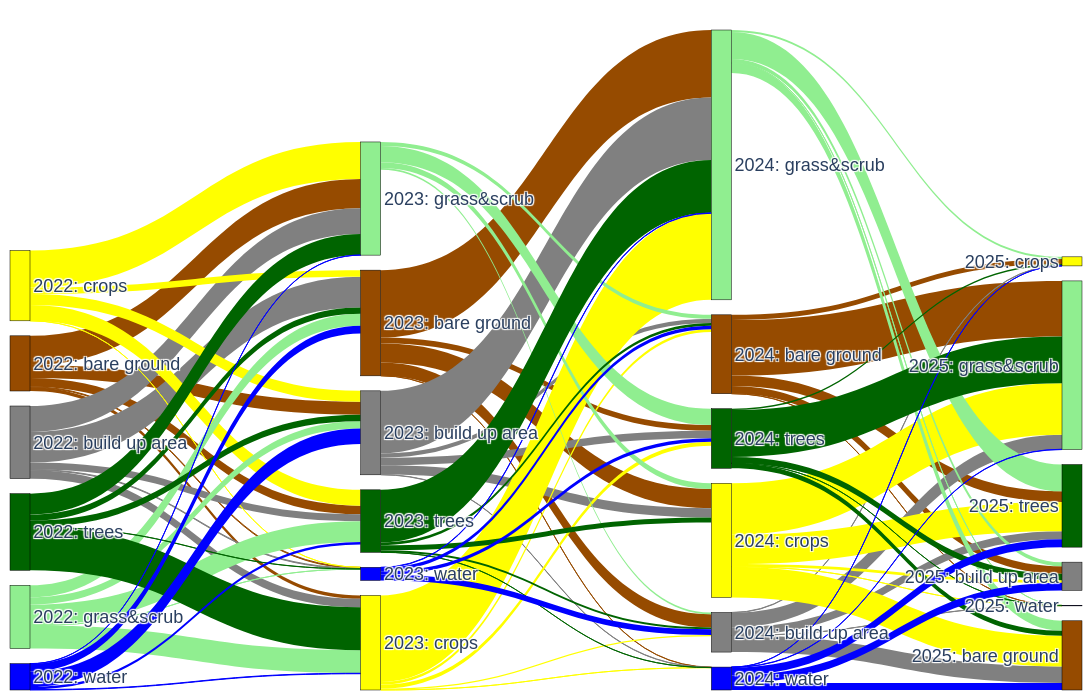

Here is the notebook cell this chart was saved with:
### Code cell
year_steps = ["2022", "2023", "2024", "2025"]
build_full_sankey_colored(df_summary, ordered_classes, year_steps)

### Figure 1 — Plotly figure (JSON) as saved in the notebook; plotly's stock layout.template omitted (floating-point values rounded to 4 significant figures)
{"data": [{"arrangement": "snap", "link": {"color": ["#964B00", "#964B00", "#964B00", "#964B00", "#964B00", "#808080", "#808080", "#808080", "#808080", "#808080", "#FFFF00", "#FFFF00", "#FFFF00", "#FFFF00", "#FFFF00", "#90EE90", "#90EE90", "#90EE90", "#90EE90", "#90EE90", "#006400", "#006400", "#006400", "#006400", "#006400", "#0000FF", "#0000FF", "#0000FF", "#0000FF", "#0000FF", "#964B00", "#964B00", "#964B00", "#964B00", "#964B00", "#808080", "#808080", "#808080", "#808080", "#808080", "#FFFF00", "#FFFF00", "#FFFF00", "#FFFF00", "#FFFF00", "#90EE90", "#90EE90", "#90EE90", "#90EE90", "#006400", "#006400", "#006400", "#006400", "#006400", "#0000FF", "#0000FF", "#0000FF", "#0000FF", "#964B00", "#964B00", "#964B00", "#964B00", "#964B00", "#808080", "#808080", "#808080", "#808080", "#808080", "#FFFF00", "#FFFF00", "#FFFF00", "#FFFF00", "#FFFF00", "#90EE90", "#90EE90", "#90EE90", "#90EE90", "#90EE90", "#006400", "#006400", "#006400", "#006400", "#006400", "#0000FF", "#0000FF", "#0000FF", "#0000FF", "#0000FF"], "source": [4, 4, 4, 4, 4, 3, 3, 3, 3, 3, 2, 2, 2, 2, 2, 0, 0, 0, 0, 0, 1, 1, 1, 1, 1, 5, 5, 5, 5, 5, 10, 10, 10, 10, 10, 9, 9, 9, 9, 9, 8, 8, 8, 8, 8, 6, 6, 6, 6, 7, 7, 7, 7, 7, 11, 11, 11, 11, 16, 16, 16, 16, 16, 15, 15, 15, 15, 15, 14, 14, 14, 14, 14, 12, 12, 12, 12, 12, 13, 13, 13, 13, 13, 17, 17, 17, 17, 17], "target": [9, 8, 6, 7, 11, 10, 8, 6, 7, 11, 10, 9, 6, 7, 11, 10, 9, 8, 7, 11, 10, 9, 8, 6, 11, 10, 9, 8, 6, 7, 15, 14, 12, 13, 17, 16, 14, 12, 13, 17, 16, 15, 12, 13, 17, 16, 15, 14, 13, 16, 15, 14, 12, 17, 16, 15, 12, 13, 21, 20, 18, 19, 23, 22, 20, 18, 19, 23, 22, 21, 18, 19, 23, 22, 21, 20, 19, 23, 22, 21, 20, 18, 23, 22, 21, 20, 18, 19], "value": [10.99, 2.879, 24.67, 7.305, 0.684, 25.91, 7.075, 21.81, 5.807, 0.6303, 5.552, 9.227, 31.19, 13.34, 0.001031, 10.12, 6.179, 19.45, 17.62, 0.01551, 5.223, 5.438, 36.2, 17.6, 0.1401, 6.645, 12.99, 0.4035, 0.1345, 2.071, 11.16, 16.18, 56.83, 4.766, 0.1494, 3.664, 7.827, 52.77, 6.284, 0.2497, 2.189, 1.203, 72.97, 3.357, 0.0003058, 3.315, 1.444, 4.76, 13.82, 2.261, 1.575, 4.29, 44.48, 0.07621, 3.018, 4.757, 0.3904, 2.9, 6.316, 4.381, 46.77, 8.91, 0.1319, 13.93, 0.3161, 12.21, 6.783, 0.1432, 25.94, 2.268, 43.4, 24.64, 0.001664, 8.372, 3.512, 1.746, 22.6, 0.006985, 4.196, 5.348, 1.141, 39.51, 0.04673, 5.922, 6.35, 0.07357, 0.2669, 6.709]}, "node": {"color": ["#90EE90", "#006400", "#FFFF00", "#808080", "#964B00", "#0000FF", "#90EE90", "#006400", "#FFFF00", "#808080", "#964B00", "#0000FF", "#90EE90", "#006400", "#FFFF00", "#808080", "#964B00", "#0000FF", "#90EE90", "#006400", "#FFFF00", "#808080", "#964B00", "#0000FF"], "label": ["2022: grass&scrub", "2022: trees", "2022: crops", "2022: build up area", "2022: bare ground", "2022: water", "2023: grass&scrub", "2023: trees", "2023: crops", "2023: build up area", "2023: bare ground", "2023: water", "2024: grass&scrub", "2024: trees", "2024: crops", "2024: build up area", "2024: bare ground", "2024: water", "2025: grass&scrub", "2025: trees", "2025: crops", "2025: build up area", "2025: bare ground", "2025: water"], "line": {"color": "black", "width": 0.5}, "pad": 15, "thickness": 20}, "type": "sankey"}], "layout": {"font": {"family": "Arial", "size": 18}, "height": 700, "margin": {"b": 10, "l": 10, "r": 10, "t": 30}, "paper_bgcolor": "white", "plot_bgcolor": "white", "width": 1100}}
